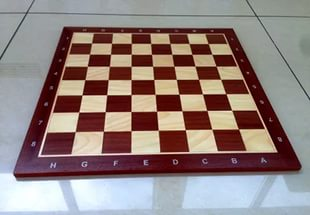
#> input picture HW4/images/i.jpg, 310 x 215 px
$ python strart.py
#> lines starting #> are read from the running program, lines starting #| are printed output that depends on the picture; after the words box and inside, x2 and y2 are one past the last pixel; in counts of white or black regions, pixels touching at a corner belong together
import cv2
import scipy
from math import pi, floor, cos, sin
import numpy as np

path_to_image = "./images/i.jpg"

def HoughLines(image,angle,threshold):
    lines = []
    y_idxs, x_idxs = np.nonzero(image)
    thetas = angle*(np.arange(-(np.pi/(angle*2)), (np.pi/(angle*2))))
    print(thetas)
    cos_t = np.cos(thetas)
    sin_t = np.sin(thetas)

    all_lines = {}
    for t in range(len(thetas)):
        for i in range(y_idxs.size):
            r = round(x_idxs[i]*cos_t[t] + y_idxs[i]*sin_t[t])
            if (r,thetas[t]) in all_lines.keys():
                all_lines[(r,thetas[t])] = all_lines[(r,thetas[t])] + 1
            else:
                all_lines[(r,thetas[t])] = 1
    all_lines = {k:v for (k,v) in all_lines.items() if v >= threshold}
    return np.asarray(list(all_lines.copy().keys()))

src = cv2.imread(path_to_image, cv2.IMREAD_GRAYSCALE)
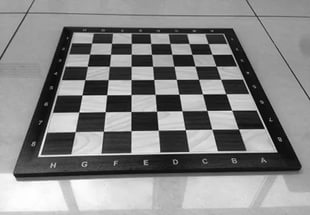
#> src: shape (215, 310); min 0, max 255, mean 133.4
dst = cv2.Canny(src, 50, 200, 3)
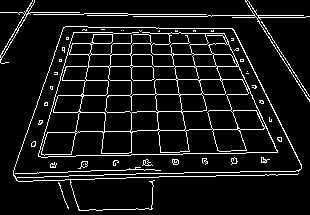
#> dst: shape (215, 310); 8.6% white in thin lines or dots
lines = HoughLines(dst,(np.pi)/180,100)
#> in HoughLines, `y_idxs, x_idxs = np.nonzero(image)`: y_idxs = 5704 values from 0 to 210; x_idxs = 5704 values, max 309 at index 542, min 0 at index 58, mean 152.9
#> after the loop in HoughLines, `for t in range(len(thetas)):`: all_lines = 53735 items
#> in HoughLines, `all_lines = {k:v for (k,v) in all_lines.items() if v >= threshold}`: all_lines = 31 items
#> lines = 31 pairs, first value -94 to 197, second value -1.57 to 1.55
for line in lines:
    rho = line[0]
    theta = line[1]
    a = np.cos(theta)
    b = np.sin(theta)

    x0 = a*rho
    y0 = b*rho

    x1 = int(np.round(x0 + 1000*(-b)))
    y1 = int(np.round(y0 + 1000*(a)))
    x2 = int(np.round(x0 - 1000*(-b)))
    y2 = int(np.round(y0 - 1000*(a)))

    cv2.line(src,(x1,y1),(x2,y2),(0,255,255), 1)
#> this loop made 31 passes
#> (rho, theta, a, b, x0, y0, x1, y1) on passes 1 to 12: (-14, -1.57, 6.12e-17, -1, -8.57e-16, 14, 1000, 14), (-15, -1.57, 6.12e-17, -1, -9.18e-16, 15, 1000, 15), (-43, -1.57, 6.12e-17, -1, -2.63e-15, 43, 1000, 43), (-54, -1.57, 6.12e-17, -1, -3.31e-15, 54, 1000, 54), (-66, -1.57, 6.12e-17, -1, -4.04e-15, 66, 1000, 66), (-80, -1.57, 6.12e-17, -1, -4.9e-15, 80, 1000, 80), (-94, -1.57, 6.12e-17, -1, -5.76e-15, 94, 1000, 94), (-11, -1.55, 0.0175, -1, -0.192, 11, 1000, 28), (-12, -1.55, 0.0175, -1, -0.209, 12, 1000, 29), (-13, -1.55, 0.0175, -1, -0.227, 13, 1000, 30), (-25, -1.55, 0.0175, -1, -0.436, 25, 999, 42), (-9, -1.54, 0.0349, -0.999, -0.314, 8.99, 999, 44)
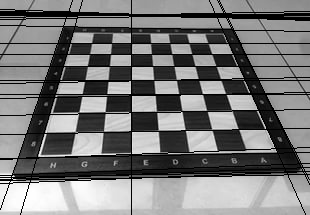
#> src: shape (215, 310); 11.66% of pixels changed, all inside (x1, y1, x2, y2) = (0, 0, 310, 215)

cv2.imwrite("./images/iii.jpg",src)
